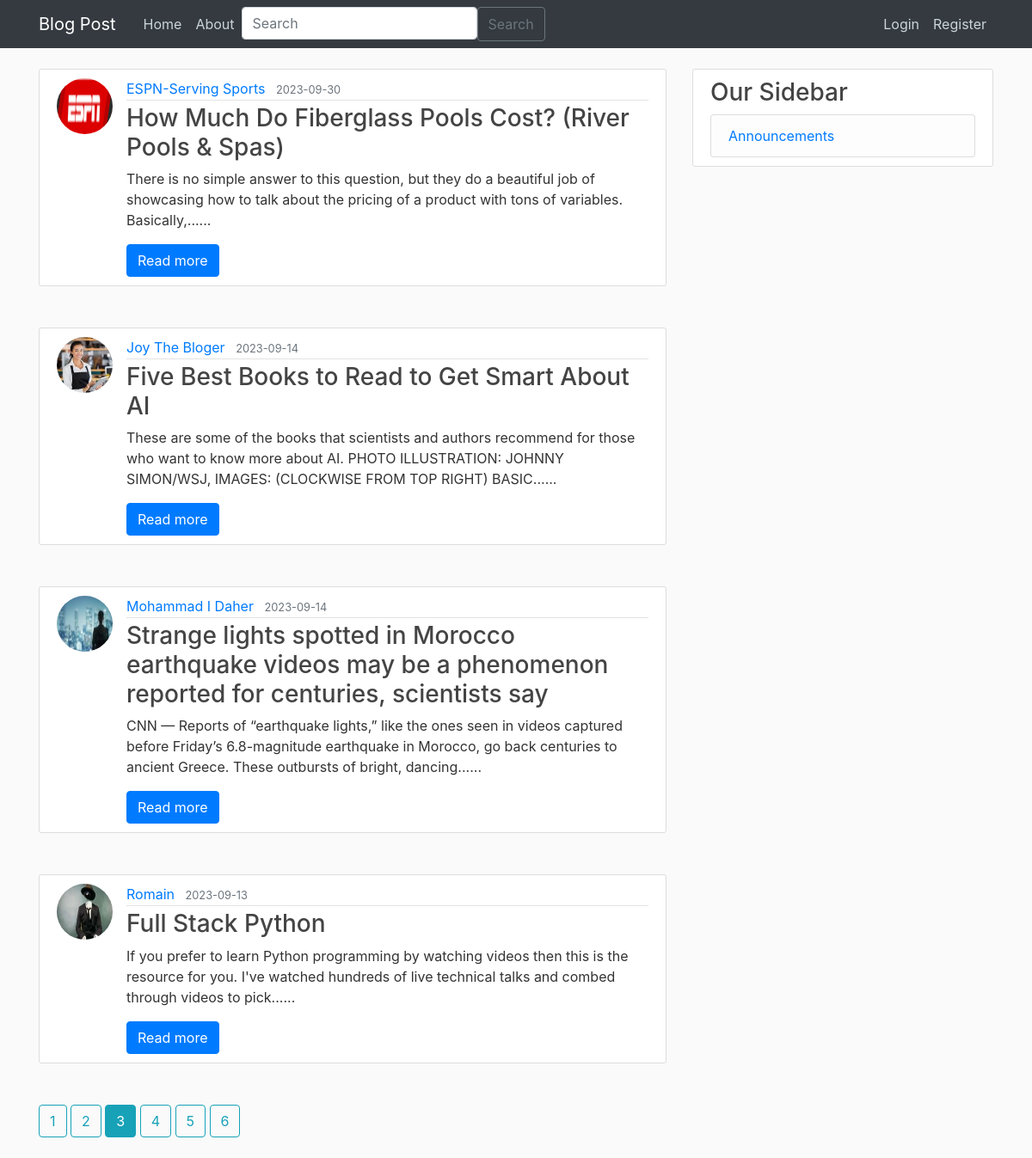
Screenshot of /home?page=3 with the database file from the repository.
### flaskproject/models.py (models this page shows, shortened)
class Post(db.Model):
    id = db.Column(db.Integer, primary_key=True)
    title = db.Column(db.String(100), nullable=False)
    date_posted = db.Column(db.DateTime, nullable=False, default=datetime.utcnow)
    content = db.Column(db.Text, nullable=False)
    user_id = db.Column(db.Integer, db.ForeignKey("user.id"), nullable=False)
    def short_content(self):
        return " ".join(self.content.split()[:30])

class User(db.Model, UserMixin):
    id = db.Column(db.Integer, primary_key=True)
    username = db.Column(db.String(20), unique=True, nullable=False)
    email = db.Column(db.String(120), unique=True, nullable=False)
    image_file = db.Column(db.String(20), nullable=False, default="default.jpg")
    password = db.Column(db.String(60), nullable=False)
    posts = db.relationship("Post", backref="author", lazy=True)

### flaskproject/main/routes.py (the view)
@main.route("/")
@main.route("/home")
def home():
    page = request.args.get("page", 1, type=int)
    posts = Post.query.order_by(Post.date_posted.desc()).paginate(page=page, per_page=4)
    return render_template("home.html", posts=posts)

### flaskproject/posts/forms.py
class SearchForm(FlaskForm):
    searched = StringField("Searched", validators=[DataRequired()])
    submit = SubmitField("Submit")

### flaskproject/posts/routes.py (called while the page is built)
@posts.app_context_processor
def base():
    form = SearchForm()
    return dict(form=form)

### flaskproject/templates/home.html
{% extends "layout.html" %}
{% block content %}
    {% for post in posts.items %}
        <article class="media content-section mb-5">
          <img class="rounded-circle article-img" src="{{ url_for('static', filename='profile_pics/' + post.author.image_file) }}">
          <div class="media-body ">
            <div class="article-metadata">
              <a class="mr-2" href="{{ url_for('users.user_posts', username=post.author.username) }}">{{ post.author.username }}</a>
              <small class="text-muted">{{ post.date_posted.strftime('%Y-%m-%d') }}</small>
            </div>
            <h3><a class="article-title" href="{{ url_for('posts.post', post_id=post.id) }}">{{ post.title }}</a></h3>
            {% if post.content|length > 100 %}
              <p class="card-text">{{ post.short_content() }}......</p>
              <a href="{{ url_for('posts.post', post_id=post.id) }}" class="btn btn-primary">Read more</a>
            {% else %}
              <p class="card-text">{{post.content}}</p>
            {% endif %}
          </div>
        </article>
    {% endfor %}
    {% for page_num in posts.iter_pages(left_edge=1, right_edge=1, left_current=1, right_current=2) %}
      {% if page_num %}
        {% if posts.page == page_num %}
          <a class="btn btn-info mb-4" href="{{ url_for('main.home', page=page_num) }}">{{ page_num }}</a>
        {% else %}
          <a class="btn btn-outline-info mb-4" href="{{ url_for('main.home', page=page_num) }}">{{ page_num }}</a>
        {% endif %}
      {% else %}
        ...
      {% endif %}
    {% endfor %}
{% endblock content %}

### flaskproject/static/main.css (style rules this page uses)
body { background: #fafafa; color: #333333; margin-top: 5rem; }
h1, h2, h3, h4, h5, h6 { color: #444444; }
.content-section { background: #ffffff; padding: 10px 20px; border: 1px solid #dddddd; border-radius: 3px; margin-bottom: 20px; }
.article-title { color: #444444; }
.article-img { height: 65px; width: 65px; margin-right: 16px; }
.article-metadata { padding-bottom: 1px; margin-bottom: 4px; border-bottom: 1px solid #e3e3e3 }

### rows the page displays
Post: image_file (picture), author.username "ESPN-Serving Sports", date_posted "2023-09-30", title "How Much Do Fiberglass Pools Cost? (River Pools & Spas)", short_content "There is no simple answer to this question, but they do a beautiful job of showcasing how to talk about the pricing of a product with tons of variables. Basically,"
Post: image_file (picture), author.username "Joy The Bloger", date_posted "2023-09-14", title "Five Best Books to Read to Get Smart About AI", short_content "These are some of the books that scientists and authors recommend for those who want to know more about AI. PHOTO ILLUSTRATION: JOHNNY SIMON/WSJ, IMAGES: (CLOCKWISE FROM TOP RIGHT) BASIC"
Post: image_file (picture), author.username "Mohammad I Daher", date_posted "2023-09-14", title "Strange lights spotted in Morocco earthquake videos may be a phenomenon reported for centuries, scientists say", short_content "CNN — Reports of “earthquake lights,” like the ones seen in videos captured before Friday’s 6.8-magnitude earthquake in Morocco, go back centuries to ancient Greece. These outbursts of bright, dancing"
Post: image_file (picture), author.username "Romain", date_posted "2023-09-13", title "Full Stack Python", short_content "If you prefer to learn Python programming by watching videos then this is the resource for you. I've watched hundreds of live technical talks and combed through videos to pick"

### other values shown
{{ page_num }} "1" "2" "4" "5" "6"
{{ page_num }} "3"
